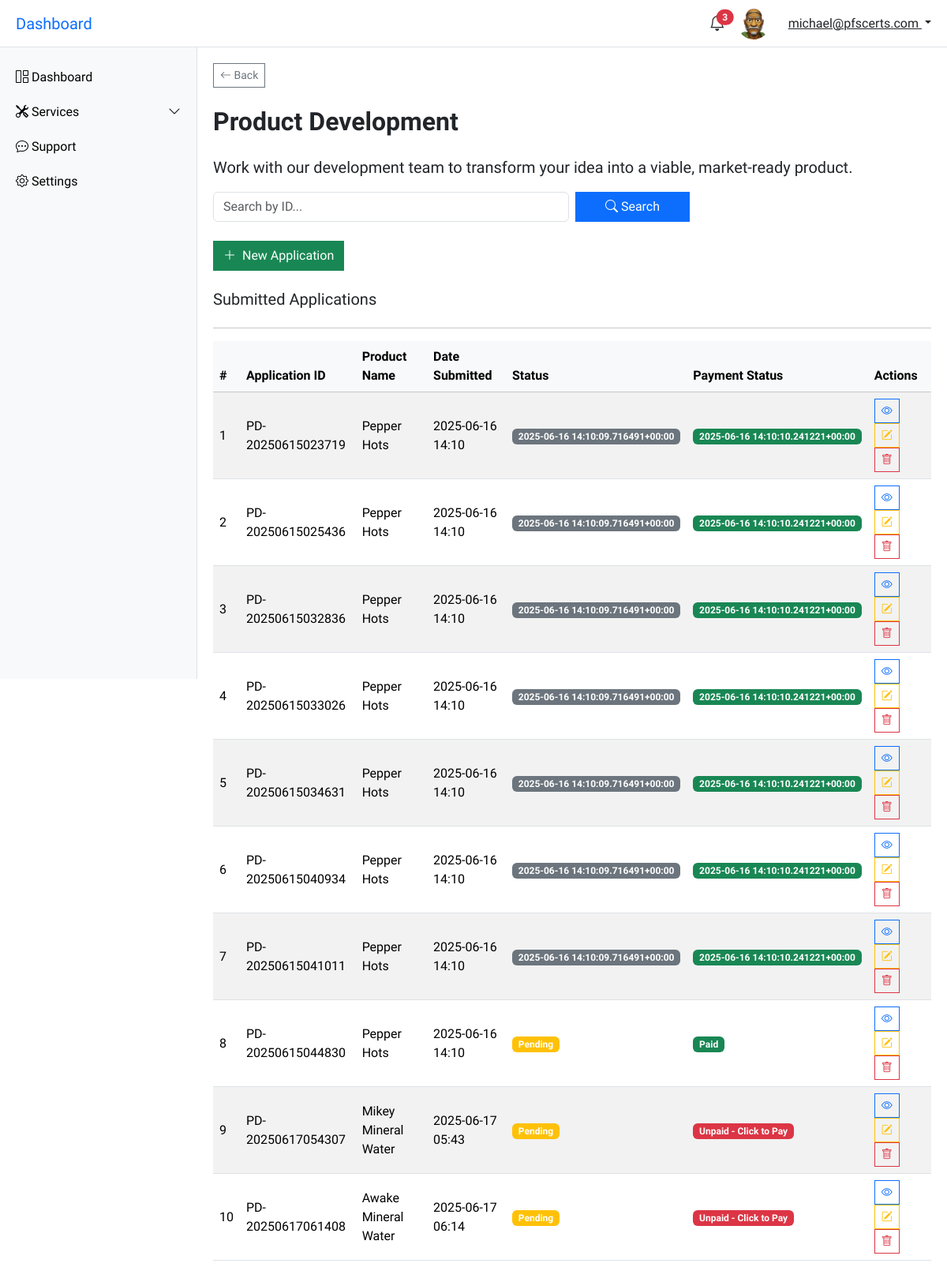
/services/product-development/ (signed in), run on an earlier commit of the app's database.
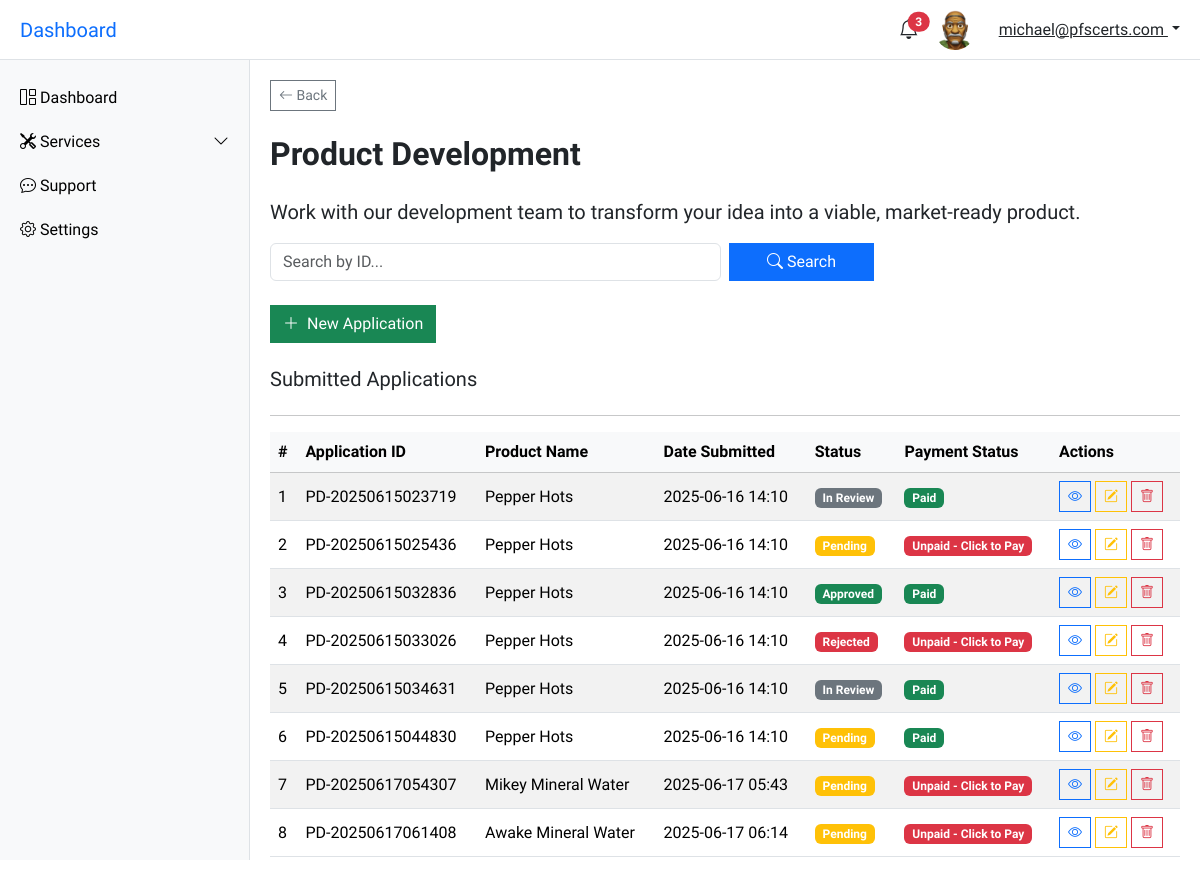
And on a later commit of the database.
### account/models.py (models this page shows, shortened)
class CustomUser(AbstractUser):
    email = models.EmailField(unique=True,)
    username = models.CharField(max_length=100)
    first_name = models.CharField(max_length=50, verbose_name='First Name')
    last_name = models.CharField(max_length=50, blank=True, verbose_name='Last Name')
    business_name = models.CharField(max_length=250, verbose_name='Business/Company Name')
    phone_number = models.CharField(max_length=30, verbose_name='Phone Number')
    whatsapp_number = models.CharField(max_length=30, verbose_name='Whatsapp Number')
    instagram_handle = models.CharField(max_length=30, blank=True, verbose_name='Instagram Handle')
    facebook_handle = models.CharField(max_length=30, blank=True, verbose_name='Facebook Profile')
    profile_photo = models.ImageField(upload_to='users/profile_photos/', null=True, blank=True, verbose_name='Profile Photo')
    bio = models.TextField(blank=True, verbose_name='Bio')
    x_handle = models.CharField(max_length=30, blank=True, verbose_name='X (Formerly Twitter) Handle')
    linkedin_handle = models.CharField(max_length=30, blank=True, verbose_name='LinkedIn Profile')
    USERNAME_FIELD = 'email'
    REQUIRED_FIELDS = ['username']

### services/models.py (models this page shows, shortened)
class ProductIntake(models.Model):
    PRODUCT_TYPE_CHOICES = [
        ('new', 'New Product Idea'),
        ('improvement', 'Improvement of Existing Product'),
    ]
    GOALS_CHOICES = [
        ('shelf_life', 'Longer shelf life'),
        ('unique_taste', 'Unique taste'),
        ('healthier', 'Healthier version'),
        ('cost_reduction', 'Cost reduction'),
        ('novel_format', 'Novel format (e.g., instant, ready-to-eat)'),
        ('other', 'Other'),
    ]
    TARGET_MARKET_CHOICES = [
        ('children', 'Children'),
        ('adults', 'Adults'),
        ('vegans', 'Vegans'),
        ('fitness', 'Fitness enthusiasts'),
        ('diabetics', 'Diabetics'),
        ('mass_market', 'Mass market'),
        ('other', 'Other'),
    ]
    PACKAGING_CHOICES = [
        ('sachet', 'Sachet'),
        ('jar', 'Jar/Bottle'),
        ('box', 'Box'),
        ('pouch', 'Stand-up pouch'),
        ('custom', 'Custom'),
    ]
    MARKET_TESTING_CHOICES = [
        ('good', 'Yes, with good results'),
        ('need_more', 'Yes, but need more data'),
        ('not_yet', 'No, not yet'),
        ('planning', 'Planning to do so'),
    ]
    STATUS_CHOICES = [
        ('pending', 'Pending'),
        ('in_review', 'In Review'),
        ('completed_documentation', 'Completed Documentation'),
        ('approved', 'Approved'),
        ('rejected', 'Rejected'),
    ]
    PAYMENT_CHOICES = [
        ('paid', 'Paid'),
        ('unpaid', 'Unpaid'),
    ]
    user = models.ForeignKey(CustomUser, on_delete=models.CASCADE, related_name='product_development')
    product_name = models.CharField(max_length=100, verbose_name='Product Name')
    custom_id = models.CharField(max_length=30, unique=True, blank=True)
    type_of_product = models.CharField(max_length=200, verbose_name='Type of Product')
    is_new_or_improvement = models.CharField(max_length=20, choices=PRODUCT_TYPE_CHOICES, verbose_name='Is this a New Idea or Improvement?')
    goals = models.JSONField(default=list, verbose_name='What is/are your goal(s) for the Product?')
    other_goal = models.CharField(max_length=200, blank=True, verbose_name='Other')
    ingredient_or_dietary_notes = models.TextField(blank=True, verbose_name='Do you have a Preferred Ingredient List or any Dietary Restrictions?')
    target_market = models.JSONField(default=list, verbose_name='Target Market')
    other_target_market = models.CharField(max_length=200, blank=True, verbose_name='Other')
    market_existence = models.CharField(max_length=20, choices=[('yes', 'Yes'), ('no', 'No'), ('not_sure', 'Not Sure')], verbose_name='Are there similar products already on the market?')
    packaging_style = models.JSONField(default=list, verbose_name='What Packaging Style are you envisioning?')
    custom_packaging = models.CharField(max_length=200, blank=True, verbose_name='Custom')
    expected_launch_date = models.DateField(verbose_name='Expected Launch Date')
    market_testing_feedback = models.CharField(max_length=20, choices=MARKET_TESTING_CHOICES, verbose_name='Have you done any Market Testing or Consumer Feedback?')
    application_status = models.CharField(max_length=30, choices=STATUS_CHOICES, verbose_name='Application Status', default='pending')
    payment_status = models.CharField(max_length=10, choices=PAYMENT_CHOICES, default='unpaid')
    submitted_at = models.DateTimeField(auto_now_add=True)
    updated_at = models.DateTimeField(auto_now=True)

### services/views.py (the view)
# urls.py: path('product-development/', pd_home, name='pd_home'),
@login_required
def pd_home(request):
    pd_apps = ProductIntake.objects.filter(user=request.user)
    query = request.GET.get('q') or ''
    if query:
        pd_apps = pd_apps.filter(custom_id__icontains=query)
    context = {
        'pd_apps': pd_apps,
        'query': query,
    }
    return render(request, 'services/pd-home.html', context)

### services/templatetags/status_tags.py (called while the page is built)
@register.filter
def status_badge_class(status):
    mapping = {
        'pending': 'warning',
        'in_review': 'primary',
        'completed_documentation': 'secondary',
        'approved': 'success',
        'rejected': 'danger',
    }
    return mapping.get(status.lower(), 'secondary')

### services/templates/services/pd-home.html (shortened to what this page needs)
{% extends "account/base.html" %}
{% load crispy_forms_tags %}
{% load status_tags %}
{% block content %}
<main class="main-content" id="mainContent">
  <div class="mb-4 text-start">
      <a href="{% url 'user-dashboard' %}" class="btn btn-sm btn-outline-secondary">
          <i class="bi bi-arrow-left"></i> Back
      </a>
  </div>
        <h2 class="fw-bold mb-4 mt-2">Product Development</h2>
        <p class="lead">Work with our development team to transform your idea into a viable, market-ready product.</p>
    <form method="get" class="row g-2 mb-4">
      <div class="col-md-6">
        <input type="text" name="q" class="form-control" placeholder="Search by ID..." value="{{ query }}">
      </div>
      <div class="col-md-2">
        <button type="submit" class="btn btn-primary w-100">
          <i class="bi bi-search"></i> Search
        </button>
      </div>
    </form>
    <div class="d-flex mb-4">
      <a href="{% url "product_development" %}" class="btn btn-success">
        <i class="bi bi-plus-lg me-1"></i> New Application
      </a>
    </div>
    <h5 class="mb-4">Submitted Applications</h5>
    <hr>
    <div class="table-responsive">
      <table class="table table-striped table-hover align-middle">
        <thead class="table-light">
          <tr>
            <th>#</th>
            <th>Application ID</th>
            <th>Product Name</th>
            <th>Date Submitted</th>
            <th>Status</th>
            <th>Payment Status</th>
            <th>Actions</th>
          </tr>
        </thead>
        <tbody>
          {% for pd_app in pd_apps %}
          <tr>
            <td>{{ forloop.counter }}</td>
            <td>{{ pd_app.custom_id }}</td>
            <td>{{ pd_app.product_name }}</td>
            <td>{{ pd_app.submitted_at|date:"Y-m-d H:i"}}</td>
            <td>
              <span class="badge bg-{{ pd_app.get_application_status_display|status_badge_class }}">
                {{ pd_app.get_application_status_display|title }}
              </span>
            </td>
            <td>
              {% if pd_app.payment_status == 'unpaid' %}
                <a href="#" class="badge bg-danger text-decoration-none" data-bs-toggle="modal" data-bs-target="#paymentInstructionsModal">
                  {{ pd_app.get_payment_status_display|title }} - Click to Pay
                </a>
              {% else %}
                <span class="badge bg-success">{{ pd_app.get_payment_status_display|title }}</span>
              {% endif %}
            </td>
            <td>
              <a href="{% url "product_development_details" pd_app.id %}" class="btn btn-outline-primary btn-sm" title="View" data-bs-toggle="tooltip">
                <i class="bi bi-eye"></i>
              </a>
              <a href="{% url "pd_update" pd_app.id %}" class="btn btn-outline-warning btn-sm" title="Edit" data-bs-toggle="tooltip">
                <i class="bi bi-pencil-square"></i>
              </a>
              <button class="btn btn-outline-danger btn-sm" data-bs-toggle="modal" data-bs-target="#deleteModal{{ pd_app.id }}" title="Delete">
                <i class="bi bi-trash"></i>
              </button>
            </td>
          </tr>
          {% empty %}
          <tr><td colspan="11">No applications submitted yet.</td></tr>
          {% endfor %}
        </tbody>
      </table>
    </div>
</main>
{% endblock content %}

### account/templates/account/base.html (shortened to what this page needs)
<!DOCTYPE html>
{% load static %}
<html lang="en">
<head>
  <link href="https://cdn.jsdelivr.net/npm/bootstrap@5.3.3/dist/css/bootstrap.min.css" rel="stylesheet">
  <link href="https://cdn.jsdelivr.net/npm/bootstrap-icons@1.10.5/font/bootstrap-icons.css" rel="stylesheet">
</head>
<body>
<header class="topbar">
  <h5 class="m-0 d-none d-lg-block">
    <a href="{% url 'user-dashboard' %}" class="text-decoration-none">Dashboard</a>
  </h5>
  <div class="d-flex align-items-center gap-3 ms-auto">
    <div class="dropdown">
      <a href="#" class="text-dark position-relative" id="notifDropdown" data-bs-toggle="dropdown" aria-expanded="false">
        <i class="bi bi-bell fs-5"></i>
        <span class="position-absolute top-0 start-100 translate-middle badge rounded-pill bg-danger">3</span>
      </a>
    </div>
    <img src="{% if user.profile_photo %}{{ user.profile_photo.url }}{% else %}https://ui-avatars.com/api/?name={{ user.first_name }}+{{ user.last_name }}&background=0D8ABC&color=fff&size=40{% endif %}" alt="Profile" class="rounded-circle me-2" style="width: 40px; height: 40px; object-fit: cover;">
    <div class="dropdown">
      <a class="dropdown-toggle text-dark" href="#" id="userDropdown" data-bs-toggle="dropdown" aria-expanded="false">
        {{ request.user.email }}
      </a>
    </div>
  </div>
</header>
<nav class="sidebar" id="sidebar">
  <a href="{% url 'user-dashboard' %}"><i class="bi bi-grid-1x2"></i> Dashboard</a>
  <a data-bs-toggle="collapse" href="#servicesMenu" role="button" aria-expanded="false" aria-controls="servicesMenu">
    <i class="bi bi-tools"></i> Services
    <i class="bi bi-chevron-down float-end"></i>
  </a>
  <a href="{% url "support" %}"><i class="bi bi-chat-dots"></i> Support</a>
  <a href="{% url "settings" %}"><i class="bi bi-gear"></i> Settings</a>
</nav>
{% block content %}{% endblock content %}
</body>
</html>

### account/templates/account/base.html (style rules this page uses)
body { font-family: 'Source Sans Pro', sans-serif; }
.sidebar { position: fixed; top: 60px; left: 0; height: 100vh; overflow-y: auto; width: 250px; background: #f8f9fa; border-right: 1px solid #dee2e6; padding-top: 1rem; transition: transform 0.3s ease; }
.sidebar a { padding: 10px 20px; display: block; color: #000; text-decoration: none; }
.main-content { margin-left: 250px; padding: 80px 20px 20px; transition: margin-left 0.3s; }
.topbar { position: fixed; top: 0; left: 0; right: 0; height: 60px; background-color: #fff; border-bottom: 1px solid #dee2e6; display: flex; align-items: center; justify-content: space-between; padding: 0 20px; z-index: 1030; }
.btn, .card { border-radius: 0 !important; box-shadow: none !important; transition: background-color 0.3s, color 0.3s; }

What changed in the data, as far as the page shows it:
removed ProductIntake: custom_id "PD-20250615040934", product_name "Pepper Hots", submitted_at "2025-06-16 14:10", application_status "2025-06-16 14:10:09.716491+00:00", payment_status "2025-06-16 14:10:10.241221+00:00"
removed ProductIntake: custom_id "PD-20250615041011", product_name "Pepper Hots", submitted_at "2025-06-16 14:10", application_status "2025-06-16 14:10:09.716491+00:00", payment_status "2025-06-16 14:10:10.241221+00:00"
changed ProductIntake "PD-20250615023719": application_status "2025-06-16 14:10:09.716491+00:00" → "In Review"; payment_status "2025-06-16 14:10:10.241221+00:00" → "Paid"
changed ProductIntake "PD-20250615025436": application_status "2025-06-16 14:10:09.716491+00:00" → "Pending"; payment_status "2025-06-16 14:10:10.241221+00:00" → "Unpaid"
changed ProductIntake "PD-20250615032836": application_status "2025-06-16 14:10:09.716491+00:00" → "Approved"; payment_status "2025-06-16 14:10:10.241221+00:00" → "Paid"
changed ProductIntake "PD-20250615033026": application_status "2025-06-16 14:10:09.716491+00:00" → "Rejected"; payment_status "2025-06-16 14:10:10.241221+00:00" → "Unpaid"
changed ProductIntake "PD-20250615034631": application_status "2025-06-16 14:10:09.716491+00:00" → "In Review"; payment_status "2025-06-16 14:10:10.241221+00:00" → "Paid"
